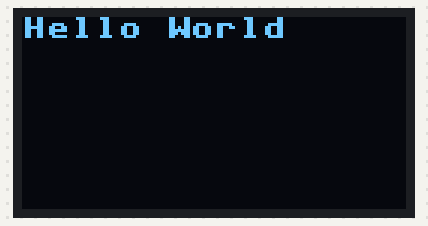
This program was run on a simulated ESP8266 board running MicroPython. On the bench: 128×64 one-colour display. Library files of the repository ran but are not shown: ssd1306.py.

Above: at 0.2 s.
At 5.17 s:
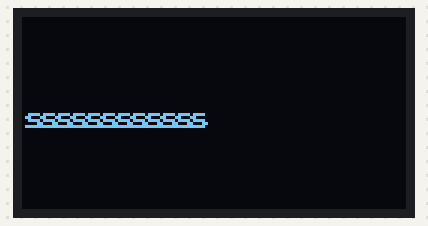
At 10.09 s:
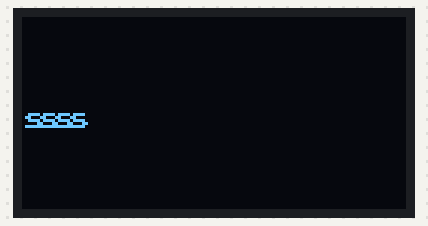
At 20.04 s:
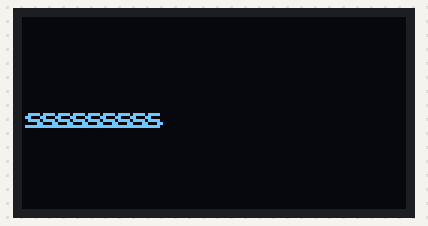
At 29.99 s:
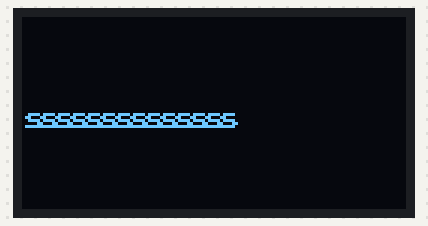
At 39.94 s:
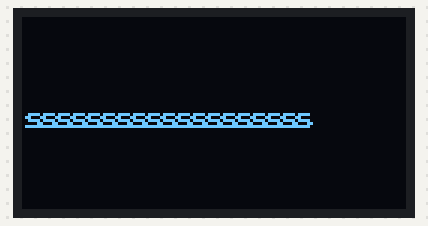

The program:

main.py
```python
from machine import Pin, I2C
import ssd1306


i2c = I2C(scl=Pin(5), sda=Pin(4), freq=100000)
display = ssd1306.SSD1306_I2C(128, 64, i2c)


display.fill(0)
display.text('Hello World', 0, 0, 1)
display.show()
count = 0
while True:

    while count < 20 :
        display.text("s", count*5, 30, 1)
        display.show()
        count = count+1
    count = 0
    display.fill(0)
```
